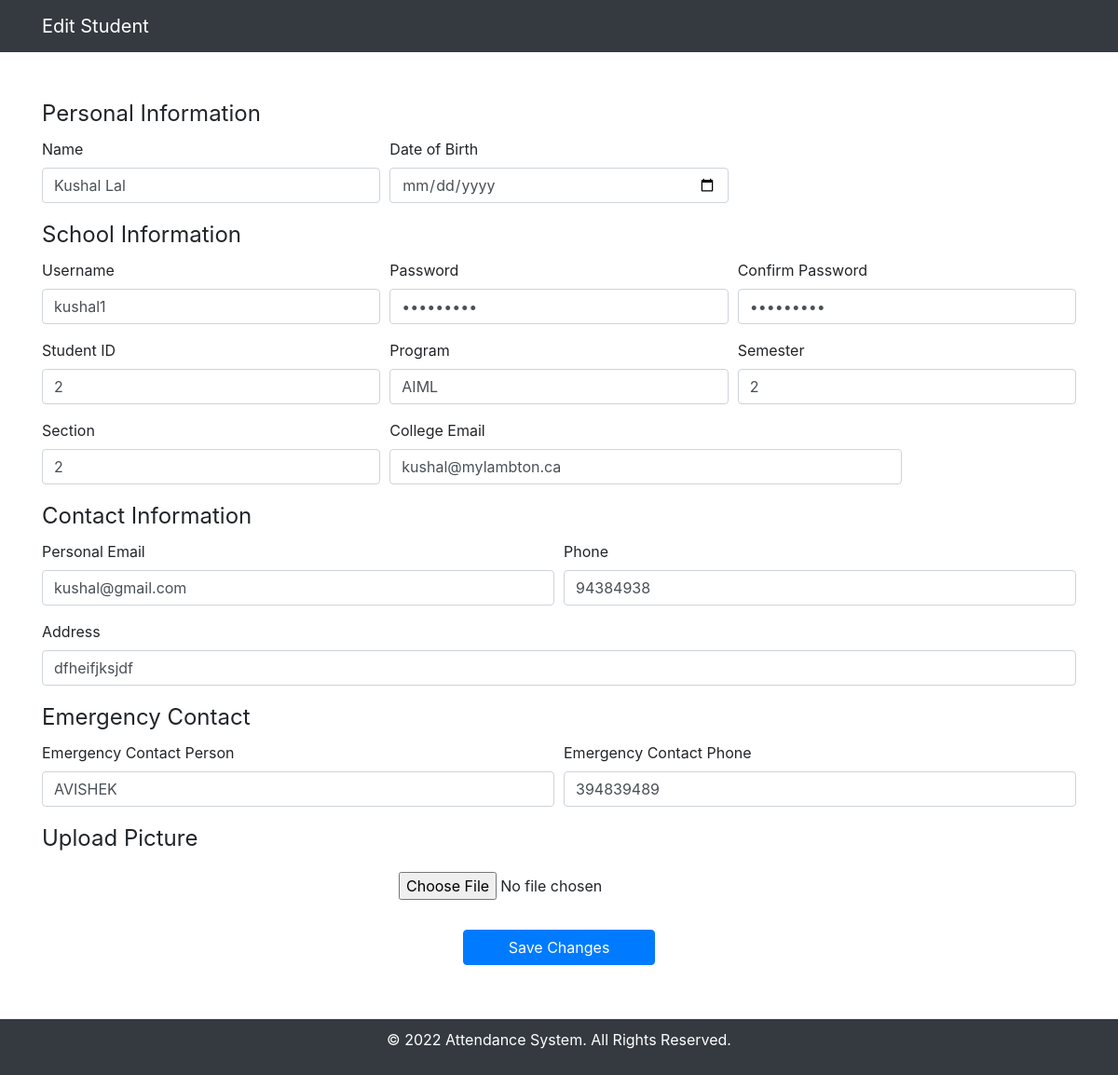
The page /edit_student/1/ on the database its author committed.
### attendance/models.py (models this page shows)
class Student(models.Model):
    name = models.CharField(max_length=100, default='')
    dob = models.DateField(default='2000-01-01')
    username = models.CharField(max_length=100, default='')
    password = models.CharField(max_length=100, default='')
    confirm_password = models.CharField(max_length=100, default='')
    student_id = models.CharField(max_length=100, default='')
    program = models.CharField(max_length=100, default='')
    semester = models.CharField(max_length=100, default='')
    section = models.CharField(max_length=100, default='')
    college_email = models.EmailField(default='')
    personal_email = models.EmailField(default='')
    phone = models.CharField(max_length=20, default='')
    address = models.TextField(default='Unknown')
    emergency_contact_person = models.CharField(max_length=100, default='')
    emergency_contact_phone = models.CharField(max_length=20, default='')
    picture = models.ImageField(upload_to='student_pictures', default='default_picture.jpg')

### attendance/views.py (the view)
# urls.py: path('edit_student/<int:student_id>/', views.edit_student, name='edit_student'),
def edit_student(request, student_id):
    student = Student.objects.get(pk=student_id)
    if request.method == 'POST':
        form = StudentForm(request.POST, request.FILES, instance=student)
        if form.is_valid():
            form.save()
            return redirect('update_students')  # Redirect to update_students page
    else:
        form = StudentForm(instance=student)
    return render(request, 'edit_student.html', {'form': form, 'student': student})

### attendance/forms.py
class StudentForm(forms.ModelForm):
    class Meta:
        model = Student
        fields = ['name', 'dob', 'username', 'password', 'confirm_password', 'student_id', 'program', 'semester', 'section','college_email', 'personal_email', 'phone', 'address', 'emergency_contact_person', 'emergency_contact_phone', 'picture']

### attendance/templates/edit_student.html (shortened to what this page needs)
<!DOCTYPE html>
<html lang="en">
<head>
    <link rel="stylesheet" href="https://stackpath.bootstrapcdn.com/bootstrap/4.5.2/css/bootstrap.min.css">
</head>
<body>
    <nav class="navbar navbar-expand-lg navbar-dark bg-dark fixed-top">
        <div class="container">
            <a class="navbar-brand" href="#">Edit Student</a>
        </div>
    </nav>
    <div class="container mt-5 mb-5">
        <form method="post" enctype="multipart/form-data">
            <fieldset>
                <legend>Personal Information</legend>
                <div class="form-row">
                    <div class="form-group col-md-4">
                        <label for="name">Name</label>
                        <input type="text" class="form-control" id="name" name="name" placeholder="Enter Name" value="{{ student.name }}">
                    </div>
                    <div class="form-group col-md-4">
                        <label for="dob">Date of Birth</label>
                        <input type="date" class="form-control" id="dob" name="dob" value="{{ student.dob }}">
                    </div>
                </div>
            </fieldset>
            <fieldset>
                <legend>School Information</legend>
                <div class="form-row">
                    <div class="form-group col-md-4">
                        <label for="username">Username</label>
                        <input type="text" class="form-control" id="username" name="username" placeholder="Enter Username" value="{{ student.username }}">
                    </div>
                    <div class="form-group col-md-4">
                        <label for="password">Password</label>
                        <input type="password" class="form-control" id="password" name="password" placeholder="Enter Password" value="{{ student.password }}">
                    </div>
                    <div class="form-group col-md-4">
                        <label for="confirm_password">Confirm Password</label>
                        <input type="password" class="form-control" id="confirm_password" name="confirm_password" placeholder="Confirm Password" value="{{ student.password }}">
                    </div>
                    <div class="form-group col-md-4">
                        <label for="student_id">Student ID</label>
                        <input type="text" class="form-control" id="student_id" name="student_id" placeholder="Enter Student ID" value="{{ student.student_id }}">
                    </div>
                    <div class="form-group col-md-4">
                        <label for="program">Program</label>
                        <input type="text" class="form-control" id="program" name="program" placeholder="Enter Program" value="{{ student.program }}">
                    </div>
                    <div class="form-group col-md-4">
                        <label for="semester">Semester</label>
                        <input type="text" class="form-control" id="semester" name="semester" placeholder="Enter Semester" value="{{ student.semester }}">
                    </div>
                    <div class="form-group col-md-4">
                        <label for="section">Section</label>
                        <input type="text" class="form-control" id="section" name="section" placeholder="Enter Section" value="{{ student.section }}">
                    </div>
                    <div class="form-group col-md-6">
                        <label for="college_email">College Email</label>
                        <input type="email" class="form-control" id="college_email" name="college_email" placeholder="Enter College Email" value="{{ student.college_email }}">
                    </div>
                </div>
            </fieldset>
            <fieldset>
                <legend>Contact Information</legend>
                <div class="form-row">
                    <div class="form-group col-md-6">
                        <label for="personal_email">Personal Email</label>
                        <input type="email" class="form-control" id="personal_email" name="personal_email" placeholder="Enter Personal Email" value="{{ student.personal_email }}">
                    </div>
                    <div class="form-group col-md-6">
                        <label for="phone">Phone</label>
                        <input type="tel" class="form-control" id="phone" name="phone" placeholder="Enter Phone Number" value="{{ student.phone }}">
                    </div>
                    <div class="form-group col-md-12">
                        <label for="address">Address</label>
                        <input type="text" class="form-control" id="address" name="address" placeholder="Enter Address" value="{{ student.address }}">
                    </div>
                </div>
            </fieldset>
            <fieldset>
                <legend>Emergency Contact</legend>
                <div class="form-row">
                    <div class="form-group col-md-6">
                        <label for="emergency_contact_person">Emergency Contact Person</label>
                        <input type="text" class="form-control" id="emergency_contact_person" name="emergency_contact_person" placeholder="Enter Emergency Contact Person" value="{{ student.emergency_contact_person }}">
                    </div>
                    <div class="form-group col-md-6">
                        <label for="emergency_contact_phone">Emergency Contact Phone</label>
                        <input type="tel" class="form-control" id="emergency_contact_phone" name="emergency_contact_phone" placeholder="Enter Emergency Contact Phone" value="{{ student.emergency_contact_phone }}">
                    </div>
                </div>
            </fieldset>
            <fieldset>
                <legend>Upload Picture</legend>
                <div class="picture-div">
                    <input type="file" id="image-upload" name="image" accept="image/*">
                </div>
            </fieldset>
            <div class="text-center">
                <button type="submit" class="btn btn-primary mt-3 pl-5 pr-5">Save Changes</button>
            </div>
        </form>
    </div>
    <footer class="footer">
        <div class="container">
            <p>&copy; 2022 Attendance System. All Rights Reserved.</p>
        </div>
    </footer>
</body>
</html>

### attendance/templates/edit_student.html (style rules this page uses)
body { padding-top: 56px; padding-bottom: 70px; overflow-y: scroll; }
.footer { position: fixed; bottom: 0; width: 100%; background-color: #343a40; color: #ffffff; padding: 10px 0; text-align: center; }
.picture-div { display: flex; flex-direction: column; align-items: center; margin-top: 10px; }

### rows shown on the page
Student: name "Kushal Lal", username "kushal1", student_id "2", program "AIML", semester "2", section "2", college_email "kushal@mylambton.ca", personal_email "kushal@gmail.com", phone "94384938", address "dfheifjksjdf", emergency_contact_person "AVISHEK", emergency_contact_phone "394839489"
